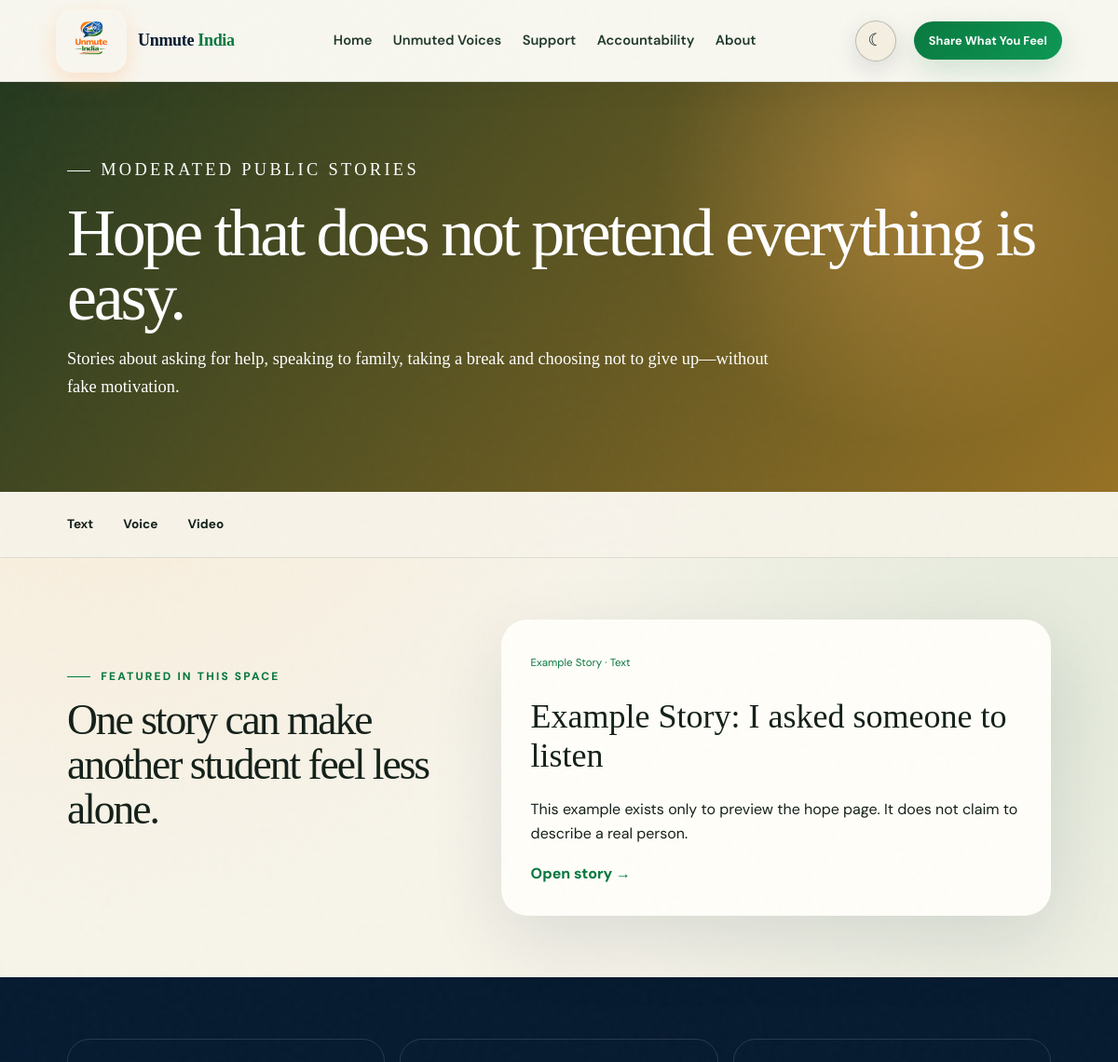
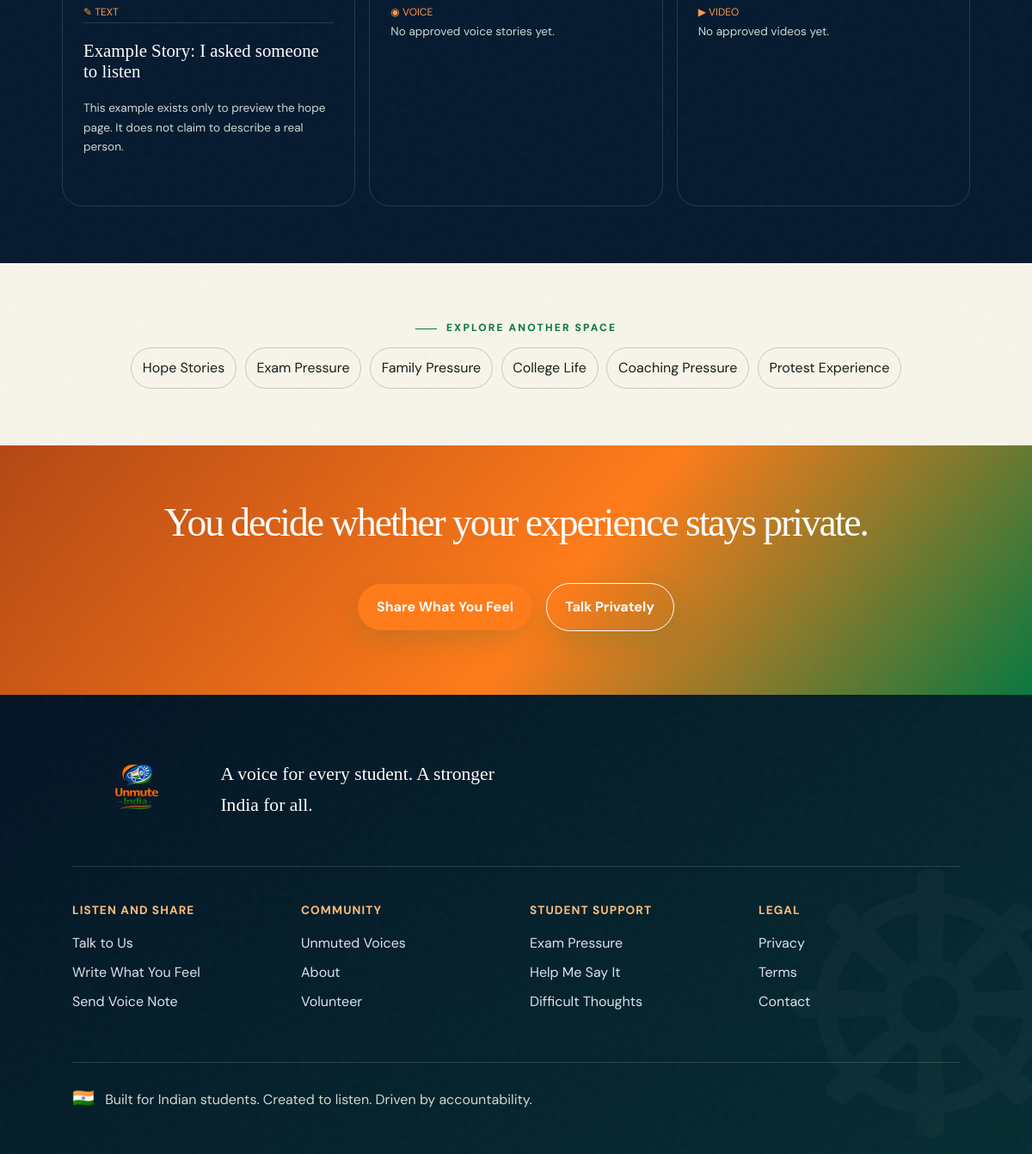
The app's page /stories/hope/ with its own data (2 pictures, top to bottom).
### indiaApp/models.py (models this page shows, shortened)
class TimeStampedModel(models.Model):
    created_at = models.DateTimeField(auto_now_add=True)
    updated_at = models.DateTimeField(auto_now=True)
    class Meta:
        abstract = True

class Story(TimeStampedModel):
    MODES = [('support','Support only'),('advice','Advice welcome'),('none','No comments')]
    FORMATS = [('text','Text'),('voice','Voice'),('video','Video')]
    TOPICS = [('heard','Needed to be heard'),('alone','I thought I was alone'),('listened','Someone listened to me'),('hope','I did not give up'),('message','To another student'),('exam','Exam pressure'),('family','Family pressure'),('college','College life'),('coaching','Coaching pressure'),('protest','Protest experience')]
    title = models.CharField(max_length=140, blank=True)
    body = models.TextField()
    slug = models.SlugField(unique=True)
    display_name = models.CharField(max_length=80, blank=True)
    age_group = models.CharField(max_length=40, blank=True)
    state = models.CharField(max_length=80, blank=True)
    story_format = models.CharField(max_length=10, choices=FORMATS, default='text', db_index=True)
    topic = models.CharField(max_length=20, choices=TOPICS, default='heard', db_index=True)
    public_media = models.FileField(upload_to='stories/', blank=True, validators=[FileExtensionValidator(['mp3','m4a','wav','ogg','webm','mp4','mov'])])
    transcript = models.TextField(blank=True)
    duration = models.CharField(max_length=12, blank=True)
    content_warning = models.CharField(max_length=180, blank=True)
    face_hidden = models.BooleanField(default=False)
    audio_only = models.BooleanField(default=False)
    approved = models.BooleanField(default=False, db_index=True)
    comment_mode = models.CharField(max_length=10, choices=MODES, default='support')
    moderation_status = models.CharField(max_length=12, choices=[('draft','Draft'),('review','Pending Review'),('published','Published'),('rejected','Rejected'),('archived','Archived')], default='review', db_index=True)
    public_consent = models.BooleanField(default=False, db_index=True)
    privacy_review_complete = models.BooleanField(default=False, db_index=True)
    location_consented = models.BooleanField(default=False)
    published_at = models.DateTimeField(null=True, blank=True, db_index=True)
    removed_at = models.DateTimeField(null=True, blank=True, db_index=True)
    featured = models.BooleanField(default=False, db_index=True)
    thumbnail = models.ImageField(upload_to='story_thumbnails/', blank=True)
    is_demo = models.BooleanField(default=False, db_index=True)

### indiaApp/views.py (the view)
# urls.py: path('stories/hope/', views.story_topic_page, {'topic':'hope'}, name='hope_stories'),
def story_topic_page(request, topic):
    if topic not in TOPIC_PAGES: return redirect('stories')
    template,title=TOPIC_PAGES[topic]
    queryset=public_stories().filter(topic=topic)
    page=Paginator(queryset,9).get_page(request.GET.get('page'))
    return render(request,template,{'page_obj':page,'stories':page.object_list,'featured':queryset.first(),'text_stories':queryset.filter(story_format='text')[:4],'voice_stories':queryset.filter(story_format='voice')[:3],'video_stories':queryset.filter(story_format='video')[:3],'topic_title':title,'topic_key':topic})

### indiaApp/views.py (called while the page is built)
def public_stories():
    return Story.objects.filter(approved=True, moderation_status='published', public_consent=True, privacy_review_complete=True, removed_at__isnull=True).annotate(reaction_count=Count('reactions', distinct=True), comment_count=Count('comments', filter=Q(comments__approved=True,comments__status='approved',comments__removed_at__isnull=True), distinct=True)).order_by('-featured','-published_at','-created_at')

### templates/stories/hope_stories.html (shortened to what this page needs)
{% extends 'stories/topic_base.html' %}{% load static %}{% block topic_css %}<link rel="stylesheet" href="{% static 'css/stories/hope_stories.css' %}">{% endblock %}{% block topic_heading %}Hope that does not pretend everything is easy.{% endblock %}{% block topic_intro %}Stories about asking for help, speaking to family, taking a break and choosing not to give up—without fake motivation.{% endblock %}

### templates/stories/topic_base.html
{% extends 'base.html' %}{% load static %}{% block title %}{{ topic_title }} | Unmute India{% endblock %}{% block css %}{% block topic_css %}{% endblock %}{% endblock %}{% block content %}<header class="topic-hero topic-{{ topic_key }}"><div><p class="eyebrow">MODERATED PUBLIC STORIES</p><h1>{% block topic_heading %}{{ topic_title }}{% endblock %}</h1><p>{% block topic_intro %}Approved student experiences shared with clear public consent.{% endblock %}</p></div></header>{% include 'stories/_collection_nav.html' with active=topic_key %}<section class="topic-feature"><div><p class="eyebrow green">FEATURED IN THIS SPACE</p><h2>One story can make another student feel less alone.</h2></div>{% if featured %}<article><span>{% if featured.is_demo %}Example Story · {% endif %}{{ featured.get_story_format_display }}</span><h3>{{ featured.title|default:'Something I chose to share' }}</h3><p>{{ featured.body|truncatewords:55 }}</p><a href="{% url 'story_detail' featured.slug %}">Open story →</a></article>{% else %}<div class="topic-empty"><h3>No public stories in this space yet.</h3><p>Nothing becomes public without clear permission and staff approval.</p></div>{% endif %}</section><section class="topic-formats"><div class="topic-column"><span>✎ TEXT</span>{% for story in text_stories %}<a href="{% url 'story_detail' story.slug %}"><h3>{{ story.title|default:'Anonymous text story' }}</h3><p>{{ story.body|truncatewords:22 }}</p></a>{% empty %}<p>No approved text stories yet.</p>{% endfor %}</div><div class="topic-column"><span>◉ VOICE</span>{% for story in voice_stories %}<a href="{% url 'story_detail' story.slug %}"><h3>{{ story.title|default:'Anonymous voice story' }}</h3><p>{{ story.duration|default:'Transcript and controls on story page' }}</p></a>{% empty %}<p>No approved voice stories yet.</p>{% endfor %}</div><div class="topic-column"><span>▶ VIDEO</span>{% for story in video_stories %}<a href="{% url 'story_detail' story.slug %}"><h3>{{ story.title|default:'Anonymous video story' }}</h3><p>{{ story.duration|default:'Open the moderated video story' }}</p></a>{% empty %}<p>No approved videos yet.</p>{% endfor %}</div></section>{% block topic_support %}{% endblock %}<section class="related-topics"><p class="eyebrow green">EXPLORE ANOTHER SPACE</p><div><a href="{% url 'hope_stories' %}">Hope Stories</a><a href="{% url 'exam_pressure_stories' %}">Exam Pressure</a><a href="{% url 'family_pressure_stories' %}">Family Pressure</a><a href="{% url 'college_life_stories' %}">College Life</a><a href="{% url 'coaching_pressure_stories' %}">Coaching Pressure</a><a href="{% url 'protest_experience_stories' %}">Protest Experience</a></div></section><section class="topic-final"><h2>You decide whether your experience stays private.</h2><a class="pill saffron" href="{% url 'talk' %}">Share What You Feel</a><a class="pill ghost" href="{% url 'talk' %}">Talk Privately</a></section>{% endblock %}{% block js %}{% block topic_js %}{% endblock %}{% endblock %}

### static/css/base.css (style rules this page uses)
:root { --navy:#081a2f;--blue:#14213d;--cream:#fff9f0;--paper:#fffdf8;--peach:#ffe7d6;--lav:#e9e3ff;--green:#138808;--softgreen:#e4f4ea;--orange:#ff7a00;--ink:#20242a;--muted:#606873;--shadow:0 20px 60px #14213d14;--radius:26px }
html { scroll-behavior:smooth }
* { box-sizing:border-box }
body { margin:0;background:var(--cream);color:var(--ink);font-family:'DM Sans',system-ui,sans-serif;line-height:1.65 }
body,header,section,footer { transition:background .25s,color .25s }
a { color:inherit;text-decoration:none }
.pill { display:inline-flex;align-items:center;justify-content:center;border:0;border-radius:999px;padding:.85rem 1.35rem;background:var(--green);color:white;font:inherit;font-weight:700;cursor:pointer }
.pill.saffron { background:var(--orange) }
.pill.ghost { background:transparent;border:1px solid currentColor }
.eyebrow { font-size:.75rem;letter-spacing:.18em;font-weight:800 }
.eyebrow.green { color:var(--green) }
h1,h2,h3,p { margin-top:0 }
h1 { font-size:clamp(2.7rem,6vw,6.4rem);line-height:.96;letter-spacing:-.06em }
h2 { font-size:clamp(2.15rem,4.5vw,4.6rem);line-height:1.08;letter-spacing:-.05em }
section { padding:clamp(4.5rem,9vw,9rem) clamp(1.2rem,7vw,7.5rem) }
:root { --navy:#061a30;--blue:#073f7d;--cream:#f7f4ea;--paper:#fffef9;--peach:#fff0df;--lav:#e8edf4;--green:#08783f;--softgreen:#e7f1e5;--orange:#ff7b19;--ink:#142019;--muted:#637065;--gold:#d7a548;--shadow:0 28px 80px #06243a1c;--radius:32px }
body { background:radial-gradient(circle at 8% 15%,#ffca8b30,transparent 26%),radial-gradient(circle at 92% 30%,#64a67c24,transparent 25%),var(--cream) }
.pill { background:linear-gradient(135deg,#08783f,#0d9854);box-shadow:0 12px 30px #08783f28;transition:transform .25s,box-shadow .25s }
.eyebrow::before { content:"";display:inline-block;width:25px;height:1px;background:currentColor;vertical-align:middle;margin-right:.7rem }
h1,h2 { font-family:Georgia,'Times New Roman',serif;font-weight:500;letter-spacing:-.045em }

### static/css/stories/hope_stories.css (style rules this page uses)
.topic-hope { background:radial-gradient(circle at 82% 25%,#ffb65b55,transparent 27%),linear-gradient(130deg,#24391f,#967124) }

### static/css/responsive.css (style rules this page uses)
section { padding: clamp(3.5rem,5.5vw,5.75rem) clamp(1.2rem,6vw,6rem) !important; }
section h2 { font-size: clamp(2.2rem,3.8vw,4rem) !important; line-height: 1.06 !important; }
section h3 { line-height: 1.2; }

### static/css/stories/topics.css (style rules this page uses)
.topic-hero { min-height:440px;display:flex;align-items:center;padding:clamp(3rem,6vw,6rem);background:radial-gradient(circle at 85% 20%,#ff7b1938,transparent 25%),linear-gradient(130deg,#031523,#0a4631);color:#fff }
.topic-hero>div { max-width:1050px }
.topic-hero h1 { font-size:clamp(3rem,6vw,6rem);margin:.6rem 0 1rem }
.topic-hero p { max-width:760px;font:1.15rem/1.65 Georgia }
.topic-feature { display:grid;grid-template-columns:.8fr 1.2fr;gap:6vw;align-items:center }
.topic-feature article,.topic-empty { padding:2rem;border-radius:28px;background:var(--paper);box-shadow:var(--shadow) }
.topic-feature article>span { color:var(--green);font-size:.72rem }
.topic-feature h3 { font:clamp(1.7rem,3vw,3rem) Georgia;margin:1.5rem 0 }
.topic-feature a { color:var(--green);font-weight:800 }
.topic-formats { display:grid;grid-template-columns:repeat(3,1fr);gap:1rem;background:#061a30;color:#fff }
.topic-column { padding:1.5rem;border:1px solid #fff2;border-radius:24px }
.topic-column>span { color:#ff9b48;font-size:.75rem }
.topic-column a { display:block;padding:1.2rem 0;border-top:1px solid #fff2 }
.topic-column h3 { font:1.3rem Georgia }
.topic-column p { color:#cbd9d2;font-size:.85rem }
.related-topics { text-align:center }
.related-topics>div { display:flex;justify-content:center;gap:.6rem;flex-wrap:wrap }
.related-topics a { padding:.6rem .8rem;border:1px solid #2947333d;border-radius:999px }
.topic-final { text-align:center;background:linear-gradient(130deg,#b44714,#ff7b19 55%,#08783f);color:#fff }
.topic-final .pill { margin:.5rem }

### records on screen
Story: story_format "Text", title "Example Story: I asked someone to listen", body "This example exists only to preview the hope page. It does not claim to describe a real person."
